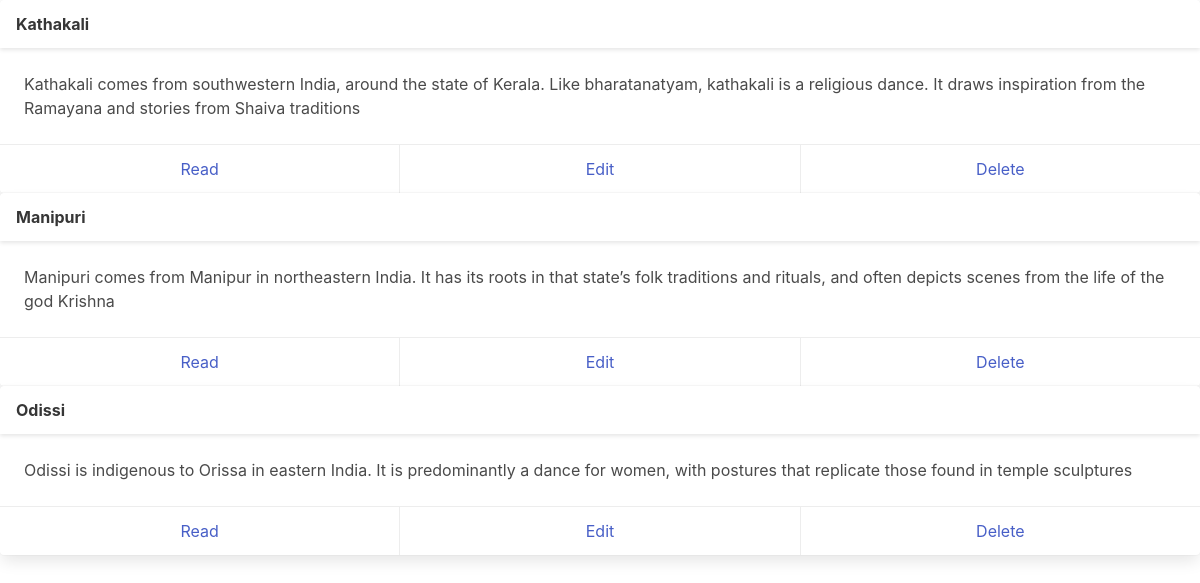
The page / on the database its author committed.
### cms/models.py (models this page shows, shortened)
class post(models.Model):
    title = models.CharField(max_length=255,null=False,blank=False)
    content= models.TextField(null=False,blank=False)
    image = models.ImageField(upload_to='post_images/', blank=True, null=True)
    video = models.FileField(upload_to='post_videos/', blank=True, null=True)

### cms/views.py (the view)
# urls.py: path('',views.index,name='index'),
def index(request):
    data = post.objects.all()
    return render(request=request,template_name='cms/index.html',context={'data':data})

### cms/templates/cms/index.html (shortened to what this page needs)
<!DOCTYPE html>
<html lang="en">
<head>
    <link rel="stylesheet" href="https://cdn.jsdelivr.net/npm/bulma@0.9.4/css/bulma.min.css">
</head>
<body>
    {%  for post in data %}
    <div class="card">
        <header class="card-header">
          <p class="card-header-title">
           {{post.title}}
          </p>
          <button class="card-header-icon" aria-label="more options">
            <span class="icon">
            </span>
          </button>
        </header>
        <div class="card-content">
          <div class="content">
            {{post.content}}
            <br>
          </div>
        </div>
        <footer class="card-footer">
          <a href="{%url 'cms:read' post.id %}" class="card-footer-item">Read</a>
          <a href="{%url 'cms:update' post.id %}" class="card-footer-item">Edit</a>
          <a href="{%url 'cms:delete' post.id %}" class="card-footer-item">Delete</a>
        </footer>
      </div>
    {% endfor %}
</body>

### rows shown on the page
post: title "Kathakali", content "Kathakali comes from southwestern India, around the state of Kerala. Like bharatanatyam, kathakali is a religious dance. It draws inspiration from the Ramayana and stories from Shaiva traditions"
post: title "Manipuri", content "Manipuri comes from Manipur in northeastern India. It has its roots in that state’s folk traditions and rituals, and often depicts scenes from the life of the god Krishna"
post: title "Odissi", content "Odissi is indigenous to Orissa in eastern India. It is predominantly a dance for women, with postures that replicate those found in temple sculptures"
